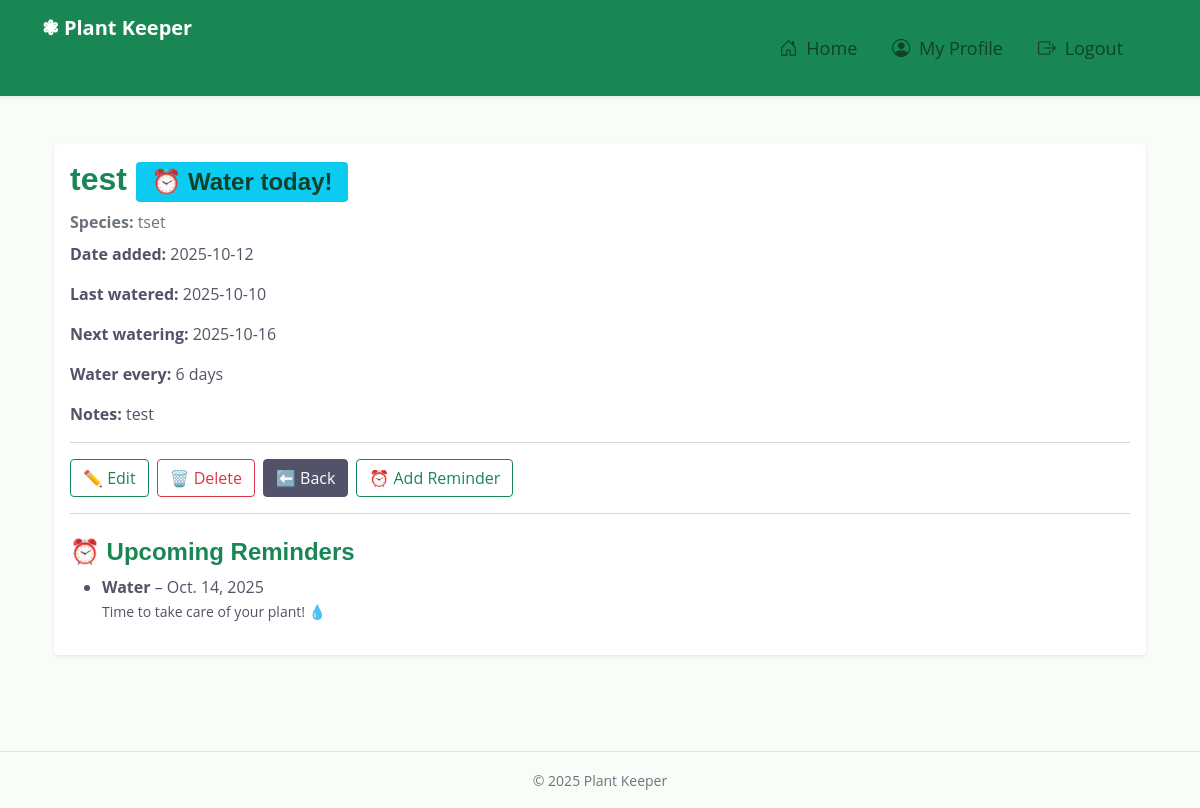
Page /plants/5/ (signed in) on the committed database.
### main_app/models.py (models this page shows, shortened)
class Plant(models.Model):
    name = models.CharField(max_length=100)
    species = models.CharField(max_length=100)
    date_added = models.DateField(auto_now_add=True)
    last_watered_date = models.DateField(blank=True, null=True)
    watering_frequency = models.IntegerField(
        default=7, help_text="Days between watering"
    )
    notes = models.TextField(blank=True)
    user = models.ForeignKey(User, on_delete=models.CASCADE)
    def next_watering_date(self):
        if self.last_watered_date:
            return self.last_watered_date + timedelta(days=self.watering_frequency)
        return None
    @property
    def needs_watering(self):
        if not self.last_watered_date:
            return True
        days_passed = (date.today() - self.last_watered_date).days
        return days_passed >= self.watering_frequency

class Reminder(models.Model):
    REMINDER_TYPES = [
        ("Water", "Water"),
        ("Fertilizer", "Fertilizer"),
        ("Check Soil", "Check Soil"),
    ]
    plant = models.ForeignKey(Plant, on_delete=models.CASCADE)
    reminder_type = models.CharField(
        max_length=50, choices=REMINDER_TYPES, default="Water"
    )
    reminder_date = models.DateField()
    message = models.CharField(
        max_length=255, default="Time to take care of your plant! 💧"
    )
    is_completed = models.BooleanField(default=False)
    created_at = models.DateTimeField(auto_now_add=True)

### main_app/views.py (the view)
# urls.py: path("plants/<int:pk>/", views.PlantDetail.as_view(), name="plant_detail"),
class PlantDetail(LoginRequiredMixin, DetailView):
    model = Plant
    template_name = "plants/detail.html"
    context_object_name = "plant"
    def get_context_data(self, **kwargs):
        context = super().get_context_data(**kwargs)
        plant = self.get_object()
        context["reminders"] = Reminder.objects.filter(
            plant=plant, is_completed=False, reminder_date__gte=date.today()
        ).order_by("reminder_date")
        context["today_reminders"] = Reminder.objects.filter(
            plant=plant, is_completed=False, reminder_date=date.today()
        )
        return context

### main_app/templates/plants/detail.html (shortened to what this page needs)
{% extends "base.html" %}
{% block content %}
<div class="container py-5">
  <div class="card shadow-sm border-0">
    <div class="card-body">
      <h2 class="text-success">
        {{ plant.name }}
        {% if today_reminders %}
          {% for reminder in today_reminders %}
            <span class="badge bg-info text-dark">⏰ {{ reminder.reminder_type }} today!</span>
          {% endfor %}
        {% endif %}
      </h2>
      <p class="text-muted mb-2"><strong>Species:</strong> {{ plant.species }}</p>
      <p><strong>Date added:</strong> {{ plant.date_added|date:"Y-m-d" }}</p>
      <p><strong>Last watered:</strong>
        {% if plant.last_watered_date %}
          {{ plant.last_watered_date|date:"Y-m-d" }}
        {% else %}
          <span class="text-muted">Not yet</span>
        {% endif %}
      </p>
      <p><strong>Next watering:</strong>
        {% if plant.next_watering_date %}
          {{ plant.next_watering_date|date:"Y-m-d" }}
        {% else %}
          <span class="text-muted">Not scheduled</span>
        {% endif %}
      </p>
      <p><strong>Water every:</strong> {{ plant.watering_frequency }} days</p>
      <p><strong>Notes:</strong> {{ plant.notes|default:"-" }}</p>
      <hr>
      <div class="d-flex gap-2">
        <a href="{% url 'plant_edit' plant.pk %}" class="btn btn-outline-success">✏️ Edit</a>
        <a href="{% url 'plant_delete' plant.pk %}" class="btn btn-outline-danger">🗑️ Delete</a>
        <a href="{% url 'plant_list' %}" class="btn btn-secondary">⬅️ Back</a>
        <a href="{% url 'reminder_add' %}?plant_id={{ plant.id }}" class="btn btn-outline-success">⏰ Add Reminder</a>
      </div>
      <hr>
      <h4 class="mt-4 text-success">⏰ Upcoming Reminders</h4>
          {% if reminders %}
            <ul>
              {% for reminder in reminders %}
                <li>
                  <strong>{{ reminder.reminder_type }}</strong> – {{ reminder.reminder_date }}<br>
                  <small>{{ reminder.message }}</small>
                </li>
               {% endfor %}
            </ul>
          {% else %}
            <p class="text-muted">No reminders yet.</p>
          {% endif %}
    </div>
  </div>
</div>
{% endblock %}

### main_app/static/css/style.css (style rules this page uses)
:root { --primary: #348E38; --secondary: #525368; --light: #E8F5E9; --dark: #0F4229; }
h1, .h1, h2, .h2, .fw-bold { font-weight: 700 !important; }
h3, .h3, h4, .h4, .fw-medium { font-weight: 600 !important; }
.btn { transition: .5s; font-weight: 500; }
body { background-color: #f8fdf8; }

### rows in the picture
Plant: name "test", species "tset", date_added "2025-10-12", last_watered_date "2025-10-10", next_watering_date "2025-10-16", watering_frequency "6", notes "test"
Reminder: reminder_type "Water", reminder_date "Oct. 14, 2025", message "Time to take care of your plant! 💧"
